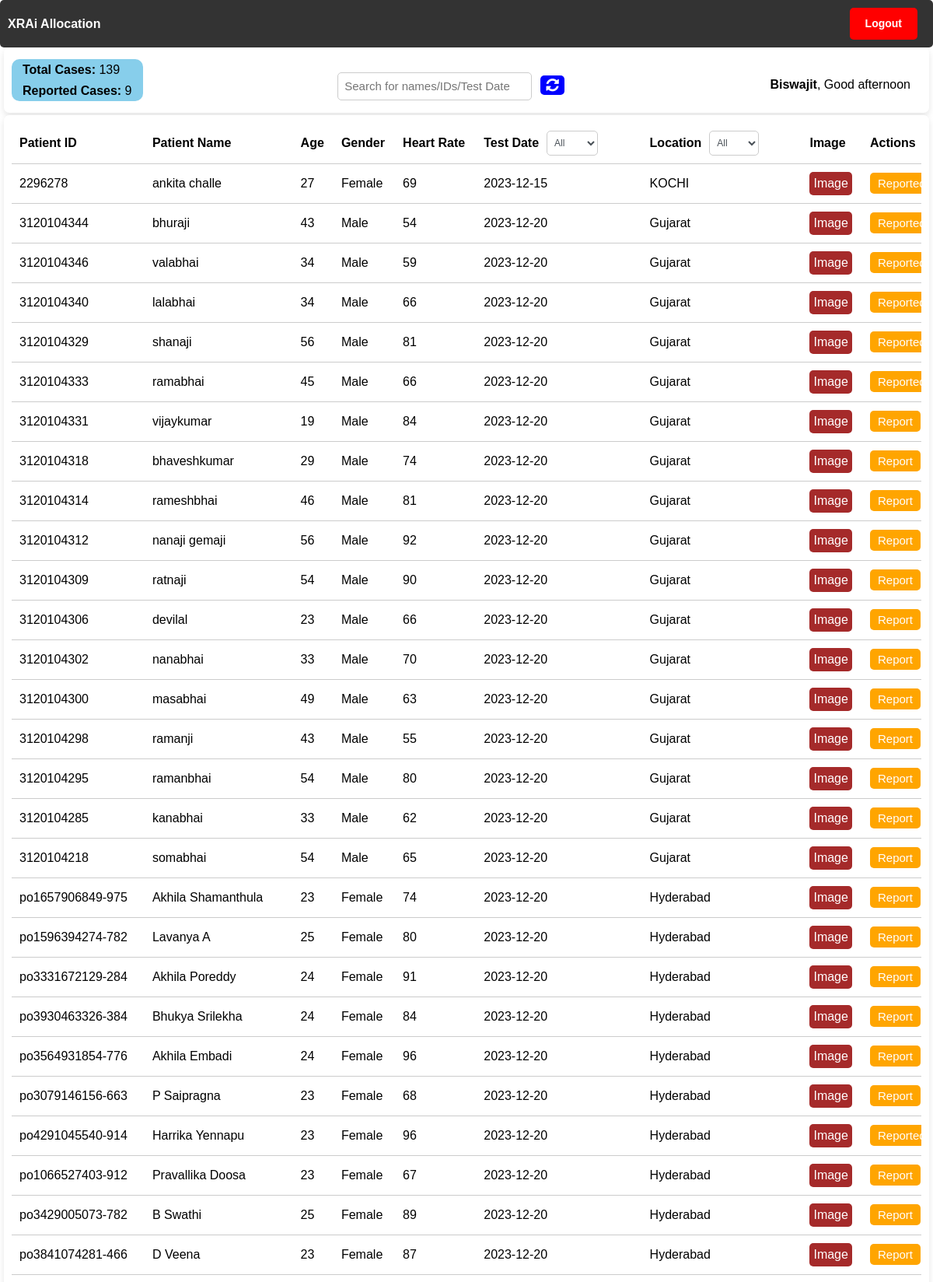
The page /allocation (signed in, upper part) on the database its author committed.
### users/models/patientdetails.py (models this page shows, shortened)
class PatientDetails(models.Model):
    GENDER_CHOICES = [
        ('Male', 'Male'),
        ('Female', 'Female'),
        ('Other', 'Other'),
    ]
    PatientId = models.CharField(max_length=15)
    PatientName = models.CharField(max_length=30)
    age = models.CharField(max_length=30)
    gender = models.CharField(max_length=15)
    HeartRate = models.CharField(max_length=30, null=True, blank=True)
    TestDate = models.CharField(max_length=20)
    ReportDate = models.CharField(max_length=20)
    PRInterval = models.CharField(max_length=30, null=True, blank=True)
    date = models.ForeignKey(Date, on_delete=models.CASCADE, default=None)
    reportimage = models.URLField(max_length=200, null=True, blank=True)
    cardiologist = models.ForeignKey(PersonalInfo, on_delete=models.SET_NULL, null=True, blank=True)
    isDone = models.BooleanField(default=False)

### users/models/Date.py (models this page shows, shortened)
class Date(models.Model):
    date_field = models.DateField()
    location = models.ForeignKey(Location, on_delete=models.CASCADE)

### users/models/Location.py (models this page shows)
class Location(models.Model):
    name = models.CharField(max_length=100)
    technician_name = models.CharField(max_length=100, default="Unknown Technician")
    city = models.ForeignKey(City, on_delete=models.CASCADE)
    def __str__(self):
        return self.name

### users/views.py (the view)
# urls.py: path('allocation', views.allocation, name='allocation'),
def allocation(request):
    patients = PatientDetails.objects.all()
    unique_dates = set()
    for patient in patients:
        unique_dates.add(patient.date.date_field)
    sorted_unique_dates = sorted(unique_dates, reverse=False)
    formatted_dates = [date.strftime('%Y-%m-%d') for date in sorted_unique_dates]
    unique_location = Location.objects.all()
    return render(request, 'users/allocation.html', {'patients': patients, 'Date': formatted_dates, "Location": unique_location})

### users/templates/users/allocation.html (shortened to what this page needs)
<!DOCTYPE html>
<html>
{% load tz %} {% load static %}
<head>
  <link rel="stylesheet" href="{% static 'resource/css/main.css' %}" />
  <link rel="stylesheet" href="https://stackpath.bootstrapcdn.com/bootstrap/4.5.0/css/bootstrap.min.css" />
  <link rel="stylesheet" href="https://cdnjs.cloudflare.com/ajax/libs/font-awesome/4.7.0/css/font-awesome.min.css" />
</head>
<body>
  <nav class="navbar">
    <ul>
      <li>
        <a href="/allocation"><strong>XRAi Allocation</strong></a>
      </li>
    </ul>
    <ul>
      <li>
        <a href="/logout"><button class="logout-button btn btn-sm">
            <strong>Logout</strong>
          </button></a>
      </li>
    </ul>
  </nav>
  <div class="container">
    <div class="row">
      <div class="col-lg-12">
        <div class="card">
          <div class="card-body">
            <h1 class="header">
              <h1 class="header">
                <div class="row-container">
                  <div class="count-container">
                    <span id="count1"><strong>Total Cases:</strong> <span id="totalRowCount">0</span></span>
                    <span id="count2"><strong>Reported Cases:</strong> <span id="reportedRowCount">0</span></span>
                  </div>
                  <div class = 'search-google'>
                      <input type="text" id="myInput" onkeyup="myFunction()" placeholder="Search for names/IDs/Test Date" title="Type in a name">
                      <button type="button" class="refresh" onclick="refreshPage()">
                        <i style="font-size: 19px" class="fa">&#xf021;</i>
                      </button>
                  </div>
                  <div class="greeting" id="greeting">
                    {% if user %}
                    <h6>
                      <strong>{{ user.first_name }}</strong>,
                      <span id="greeting-text"></span>
                    </h6>
                    {% endif %}
                  </div>
                </div>
              </h1>
            </h1>
          </div>
        </div>
      </div>
    </div>
    <div class="card">
      <div class="card-body">
        <div class="table-container">
          <table id="patientTable">
            <thead>
              <tr>
                <th>Patient ID</th>
                <th>Patient Name</th>
                <th>Age</th>
                <th>Gender</th>
                <th>Heart Rate</th>
                <th>
                  <div class="filter-dropdown-container">
                    <div>Test Date</div>
                    <div class="dropdown-select1" id="filter-date-dropdown-date">
                      <select id="filter-date-select-date" class="form-control">
                        <option value="">All</option>
                      </select>
                    </div>
                  </div>
                </th>
                <th>
                  <div class="filter-dropdown-container">
                    <div>Location</div>
                    <div class="dropdown-select1" id="filter-location-dropdown">
                      <select id="filter-location-select-location" class="form-control">
                        <option value="">All</option>
                      </select>
                    </div>
                  </div>
                </th>
                <th>Image</th>
                <th>Actions</th>
              </tr>
            </thead>
            <tbody>
              {% for patient in patients %}
              <tr class="patientRow" id="{{ patient.PatientId }}">
                <td>{{ patient.PatientId }}</td>
                <td>{{ patient.PatientName }}</td>
                <td>{{ patient.age }}</td>
                <td>{{ patient.gender }}</td>
                <td>{{ patient.HeartRate }}</td>
                <td>{{ patient.TestDate }}</td>
                <td>{{ patient.date.location.name }}</td>
                <td>
                  <a class="imageButton" target="_blank" href="{{ patient.reportimage }}">
                    Image
                  </a>
                </td>
                <td>
                  <a class="reportButton"
                    href="reporting-bot?data-patientid={{ patient.PatientId }}&data-patientname={{ patient.PatientName }}&data-age={{ patient.age }}&data-gender={{ patient.gender }}&data-heartrate={{ patient.HeartRate }}&data-printerval={{patient.PRInterval}}&data-testdate={{ patient.TestDate }}&data-reportdate={% now 'Y-m-d' %}&data-reportimage={{ patient.reportimage }}"
                    data-patient-id="{{ patient.PatientId }}" data-patientname="{{ patient.PatientName }}"
                    data-age="{{ patient.age }}" data-gender="{{ patient.gender }}"
                    data-heartrate="{{ patient.HeartRate }}" data-printerval="{{ patient.PRInterval }}"
                    data-testdate="{{ patient.TestDate }}" data-reportdate="{% now 'Y-m-d' %}"
                    data-reportimage="{{ patient.reportimage }}" data-is-done="{{ patient.isDone }}"
                    onclick="changeButtonColor(this);">
                    {% if patient.isDone %}
                    Reported
                    {% else %}
                    Report
                    {% endif %}
                  </a>
                </td>
              </tr>
              {% endfor %}
            </tbody>
          </table>
        </div>
      </div>
    </div>
  </div>
</body>
</html>

### users/static/resource/css/main.css (style rules this page uses)
.container { margin-top: 20px; }

### users/templates/users/allocation.html (style rules this page uses)
body { font-family: Arial, sans-serif; margin: 0; padding: 0; display: flex; min-height: 100vh; flex-direction: column; }
.container { margin: 0 auto; width: 100%; max-width: 100%; padding-left: 5px; padding-right: 5px; }
.card { border: none; border-radius: 7px; box-shadow: 0 4px 8px rgba(0, 0, 0, 0.1); margin-bottom: 3px; position: sticky; top: 0; z-index: 1; background-color: #fff; }
.card-body { padding: 10px; }
#count1 { padding: 10px; font-size: 25px; color: black; }
#count2 { padding: 10px; font-size: 25px; color: black; }
#totalRowCount { color: orange; }
#reportedRowCount { color: green; }
.header { margin-bottom: 5px; background-color: #fff; z-index: 10; position: sticky; top: 60px; }
table { width: 100%; border-collapse: collapse; background-color: #ccc; }
th, td { padding: 10px; text-align: left; border-bottom: 1px solid #ccc; }
th:last-child, td:last-child { border-right: none; }
th:first-child, td:first-child { position: sticky; left: 0; background-color: #fff; z-index: 1; }
td:first-child { z-index: 2; }
.table-container { height: 100%; overflow-y: auto; }
.dropdown-select1 { position: relative; }
.dropdown-select1 select { width: 70%; padding: 5px; font-size: 12px; border: 1px solid #ccc; border-radius: 5px; }
.greeting { margin-top: 18px; text-align: right; font-weight: bold; float: right; color: black; }
.filter-dropdown-container { display: flex; align-items: center; }
.filter-dropdown-container>div { margin-right: 10px; }
.reportButton { color: white; background-color: #ffa500; border: none; border-radius: 5px; padding: 5px 10px; font-size: 15px; cursor: pointer; }
.refresh { background-color: blue; color: white; padding: 3px 7px; border: none; border-radius: 5px; font-size: 12px; }
.navbar { background-color: #333; color: #fff; padding: 10px; z-index: 999; display: flex; justify-content: space-between; align-items: center; position: sticky; top: 0; border-radius: 5px; }
.navbar ul { list-style-type: none; margin: 0; padding: 0; }
.navbar ul li { display: inline; margin-right: 10px; }
.navbar ul li a { color: #fff; text-decoration: none; }
.logout-button { background-color: red; color: white; padding: 10px 20px; border: none; border-radius: 5px; }
#patientTable { width: 100vw; background-color: white; color: black; }
#myInput { padding: 5px; font-size: 15px; width: 230px; }
.row-container { display: flex; align-items: center; justify-content: space-between; }
.count-container { display: flex; flex-direction: column; align-items: flex-start; background-color: skyblue; border-radius: 10px; font-family: 'Arial', sans-serif; }
#count1, #count2, .greeting { margin-right: 10px; margin-left:10px; padding: 4px; font-size: 16px; }
#totalRowCount, #reportedRowCount { color: black; }
#myInput { padding: 8px; font-size: 15px; border: 1px solid #ccc; border-radius: 5px; width: 250px; }
a.imageButton { display: inline-block; padding: 3px 5px; background-color: brown; color: #ffffff; text-decoration: none; border-radius: 5px; cursor: pointer; transition: background-color 0.3s; }
a.reportButton { color: white; background-color: #ffa500; border: none; border-radius: 5px; padding: 5px 10px; font-size: 15px; cursor: pointer; text-decoration: none; transition: background-color 0.3s; }

### rows shown on the page
PatientDetails: PatientId "2296278", PatientName "ankita challe", age "27", gender "Female", HeartRate "69", TestDate "2023-12-15", date.location.name "KOCHI", isDone "Reported"
PatientDetails: PatientId "3120104344", PatientName "bhuraji", age "43", gender "Male", HeartRate "54", TestDate "2023-12-20", date.location.name "Gujarat", isDone "Reported"
PatientDetails: PatientId "3120104346", PatientName "valabhai", age "34", gender "Male", HeartRate "59", TestDate "2023-12-20", date.location.name "Gujarat", isDone "Reported"
PatientDetails: PatientId "3120104340", PatientName "lalabhai", age "34", gender "Male", HeartRate "66", TestDate "2023-12-20", date.location.name "Gujarat", isDone "Reported"
PatientDetails: PatientId "3120104329", PatientName "shanaji", age "56", gender "Male", HeartRate "81", TestDate "2023-12-20", date.location.name "Gujarat", isDone "Reported"
PatientDetails: PatientId "3120104333", PatientName "ramabhai", age "45", gender "Male", HeartRate "66", TestDate "2023-12-20", date.location.name "Gujarat", isDone "Reported"
PatientDetails: PatientId "3120104331", PatientName "vijaykumar", age "19", gender "Male", HeartRate "84", TestDate "2023-12-20", date.location.name "Gujarat", isDone "Report"
PatientDetails: PatientId "3120104318", PatientName "bhaveshkumar", age "29", gender "Male", HeartRate "74", TestDate "2023-12-20", date.location.name "Gujarat", isDone "Report"
PatientDetails: PatientId "3120104314", PatientName "rameshbhai", age "46", gender "Male", HeartRate "81", TestDate "2023-12-20", date.location.name "Gujarat", isDone "Report"
PatientDetails: PatientId "3120104312", PatientName "nanaji gemaji", age "56", gender "Male", HeartRate "92", TestDate "2023-12-20", date.location.name "Gujarat", isDone "Report"
PatientDetails: PatientId "3120104309", PatientName "ratnaji", age "54", gender "Male", HeartRate "90", TestDate "2023-12-20", date.location.name "Gujarat", isDone "Report"
PatientDetails: PatientId "3120104306", PatientName "devilal", age "23", gender "Male", HeartRate "66", TestDate "2023-12-20", date.location.name "Gujarat", isDone "Report"
PatientDetails: PatientId "3120104302", PatientName "nanabhai", age "33", gender "Male", HeartRate "70", TestDate "2023-12-20", date.location.name "Gujarat", isDone "Report"
PatientDetails: PatientId "3120104300", PatientName "masabhai", age "49", gender "Male", HeartRate "63", TestDate "2023-12-20", date.location.name "Gujarat", isDone "Report"
PatientDetails: PatientId "3120104298", PatientName "ramanji", age "43", gender "Male", HeartRate "55", TestDate "2023-12-20", date.location.name "Gujarat", isDone "Report"
PatientDetails: PatientId "3120104295", PatientName "ramanbhai", age "54", gender "Male", HeartRate "80", TestDate "2023-12-20", date.location.name "Gujarat", isDone "Report"
PatientDetails: PatientId "3120104285", PatientName "kanabhai", age "33", gender "Male", HeartRate "62", TestDate "2023-12-20", date.location.name "Gujarat", isDone "Report"
PatientDetails: PatientId "3120104218", PatientName "somabhai", age "54", gender "Male", HeartRate "65", TestDate "2023-12-20", date.location.name "Gujarat", isDone "Report"
PatientDetails: PatientId "po1657906849-975", PatientName "Akhila Shamanthula", age "23", gender "Female", HeartRate "74", TestDate "2023-12-20", date.location.name "Hyderabad", isDone "Report"
PatientDetails: PatientId "po1596394274-782", PatientName "Lavanya A", age "25", gender "Female", HeartRate "80", TestDate "2023-12-20", date.location.name "Hyderabad", isDone "Report"
PatientDetails: PatientId "po3331672129-284", PatientName "Akhila Poreddy", age "24", gender "Female", HeartRate "91", TestDate "2023-12-20", date.location.name "Hyderabad", isDone "Report"
PatientDetails: PatientId "po3930463326-384", PatientName "Bhukya Srilekha", age "24", gender "Female", HeartRate "84", TestDate "2023-12-20", date.location.name "Hyderabad", isDone "Report"
PatientDetails: PatientId "po3564931854-776", PatientName "Akhila Embadi", age "24", gender "Female", HeartRate "96", TestDate "2023-12-20", date.location.name "Hyderabad", isDone "Report"
PatientDetails: PatientId "po3079146156-663", PatientName "P Saipragna", age "23", gender "Female", HeartRate "68", TestDate "2023-12-20", date.location.name "Hyderabad", isDone "Report"
PatientDetails: PatientId "po4291045540-914", PatientName "Harrika Yennapu", age "23", gender "Female", HeartRate "96", TestDate "2023-12-20", date.location.name "Hyderabad", isDone "Reported"
PatientDetails: PatientId "po1066527403-912", PatientName "Pravallika Doosa", age "23", gender "Female", HeartRate "67", TestDate "2023-12-20", date.location.name "Hyderabad", isDone "Report"
PatientDetails: PatientId "po3429005073-782", PatientName "B Swathi", age "25", gender "Female", HeartRate "89", TestDate "2023-12-20", date.location.name "Hyderabad", isDone "Report"
PatientDetails: PatientId "po3841074281-466", PatientName "D Veena", age "23", gender "Female", HeartRate "87", TestDate "2023-12-20", date.location.name "Hyderabad", isDone "Report"

### other values the page prints
{{ user.first_name }} "Biswajit"
